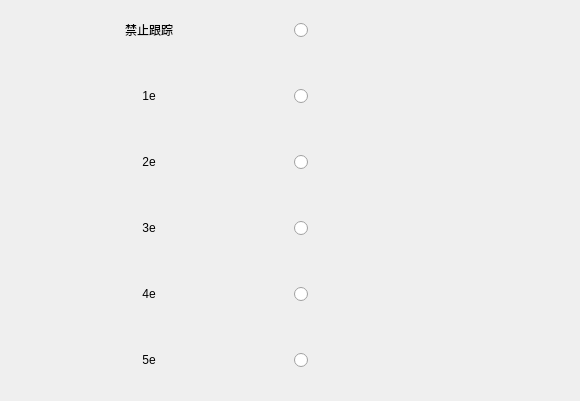
     <widget class="QWidget" name="page_33">
      <widget class="QWidget" name="layoutWidget">
       <property name="geometry">
        <rect>
         <x>10</x>
         <y>0</y>
         <width>561</width>
         <height>392</height>
        </rect>
       </property>
       <layout class="QGridLayout" name="gridLayout_7">
        <item row="0" column="0">
         <widget class="QLabel" name="label_69">
          <property name="styleSheet">
           <string notr="true">font: 18pt &quot;Sans Serif&quot;;</string>
          </property>
          <property name="text">
           <string>禁止跟踪</string>
          </property>
          <property name="alignment">
           <set>Qt::AlignCenter</set>
          </property>
         </widget>
        </item>
        <item row="0" column="1">
         <widget class="QRadioButton" name="radioButton_44">
          <property name="minimumSize">
           <size>
            <width>0</width>
            <height>60</height>
           </size>
          </property>
          <property name="styleSheet">
           <string notr="true">QRadioButton{
   font: 14pt &quot;黑体&quot;;
   spacing: 10 
}  

QRadioButton::indicator { 
   width: 25px;
   height: 25px;
   image: url(:/A31/A31/logo/Radio.png);
}

QRadioButton::indicator:checked { 
image: url(:/A31/A31/logo/Radio_check.png);s
}</string>
          </property>
          <property name="text">
           <string/>
          </property>
         </widget>
        </item>
        <item row="1" column="0">
         <widget class="QLabel" name="label_73">
          <property name="styleSheet">
           <string notr="true">font: 18pt &quot;Sans Serif&quot;;</string>
          </property>
          <property name="text">
           <string>1e</string>
          </property>
          <property name="alignment">
           <set>Qt::AlignCenter</set>
          </property>
         </widget>
        </item>
        <item row="1" column="1">
         <widget class="QRadioButton" name="radioButton_41">
          <property name="minimumSize">
           <size>
            <width>0</width>
            <height>60</height>
           </size>
          </property>
          <property name="styleSheet">
           <string notr="true">QRadioButton{
   font: 14pt &quot;黑体&quot;;
   spacing: 10 
}  

QRadioButton::indicator { 
   width: 25px;
   height: 25px;
   image: url(:/A31/A31/logo/Radio.png);
}

QRadioButton::indicator:checked { 
image: url(:/A31/A31/logo/Radio_check.png);s
}</string>
          </property>
          <property name="text">
           <string/>
          </property>
         </widget>
        </item>
        <item row="2" column="0">
         <widget class="QLabel" name="label_68">
          <property name="styleSheet">
           <string notr="true">font: 18pt &quot;Sans Serif&quot;;</string>
          </property>
          <property name="text">
           <string>2e</string>
          </property>
          <property name="alignment">
           <set>Qt::AlignCenter</set>
          </property>
         </widget>
        </item>
        <item row="2" column="1">
         <widget class="QRadioButton" name="radioButton_39">
          <property name="minimumSize">
           <size>
            <width>0</width>
            <height>60</height>
           </size>
          </property>
          <property name="styleSheet">
           <string notr="true">QRadioButton{
   font: 14pt &quot;黑体&quot;;
   spacing: 10 
}  

QRadioButton::indicator { 
   width: 25px;
   height: 25px;
   image: url(:/A31/A31/logo/Radio.png);
}

QRadioButton::indicator:checked { 
image: url(:/A31/A31/logo/Radio_check.png);s
}</string>
          </property>
          <property name="text">
           <string/>
          </property>
         </widget>
        </item>
        <item row="3" column="0">
         <widget class="QLabel" name="label_70">
          <property name="styleSheet">
           <string notr="true">font: 18pt &quot;Sans Serif&quot;;</string>
          </property>
          <property name="text">
           <string>3e</string>
          </property>
          <property name="alignment">
           <set>Qt::AlignCenter</set>
          </property>
         </widget>
        </item>
        <item row="3" column="1">
         <widget class="QRadioButton" name="radioButton_40">
          <property name="minimumSize">
           <size>
            <width>0</width>
            <height>60</height>
           </size>
          </property>
          <property name="styleSheet">
           <string notr="true">QRadioButton{
   font: 14pt &quot;黑体&quot;;
   spacing: 10 
}  

QRadioButton::indicator { 
   width: 25px;
   height: 25px;
   image: url(:/A31/A31/logo/Radio.png);
}

QRadioButton::indicator:checked { 
image: url(:/A31/A31/logo/Radio_check.png);s
}</string>
          </property>
          <property name="text">
           <string/>
          </property>
         </widget>
        </item>
        <item row="4" column="0">
         <widget class="QLabel" name="label_71">
          <property name="styleSheet">
           <string notr="true">font: 18pt &quot;Sans Serif&quot;;</string>
          </property>
          <property name="text">
           <string>4e</string>
          </property>
          <property name="alignment">
           <set>Qt::AlignCenter</set>
          </property>
         </widget>
        </item>
        <item row="4" column="1">
         <widget class="QRadioButton" name="radioButton_42">
          <property name="minimumSize">
           <size>
            <width>0</width>
            <height>60</height>
           </size>
          </property>
          <property name="styleSheet">
           <string notr="true">QRadioButton{
   font: 14pt &quot;黑体&quot;;
   spacing: 10 
}  

QRadioButton::indicator { 
   width: 25px;
   height: 25px;
   image: url(:/A31/A31/logo/Radio.png);
}

QRadioButton::indicator:checked { 
image: url(:/A31/A31/logo/Radio_check.png);s
}</string>
          </property>
          <property name="text">
           <string/>
          </property>
         </widget>
        </item>
        <item row="5" column="0">
         <widget class="QLabel" name="label_72">
          <property name="styleSheet">
           <string notr="true">font: 18pt &quot;Sans Serif&quot;;</string>
          </property>
          <property name="text">
           <string>5e</string>
          </property>
          <property name="alignment">
           <set>Qt::AlignCenter</set>
          </property>
         </widget>
        </item>
        <item row="5" column="1">
         <widget class="QRadioButton" name="radioButton_43">
          <property name="minimumSize">
           <size>
            <width>0</width>
            <height>60</height>
           </size>
          </property>
          <property name="styleSheet">
           <string notr="true">QRadioButton{
   font: 14pt &quot;黑体&quot;;
   spacing: 10 
}  

QRadioButton::indicator { 
   width: 25px;
   height: 25px;
   image: url(:/A31/A31/logo/Radio.png);
}

QRadioButton::indicator:checked { 
image: url(:/A31/A31/logo/Radio_check.png);s
}</string>
          </property>
          <property name="text">
           <string/>
          </property>
         </widget>
        </item>
       </layout>
      </widget>
     </widget>
